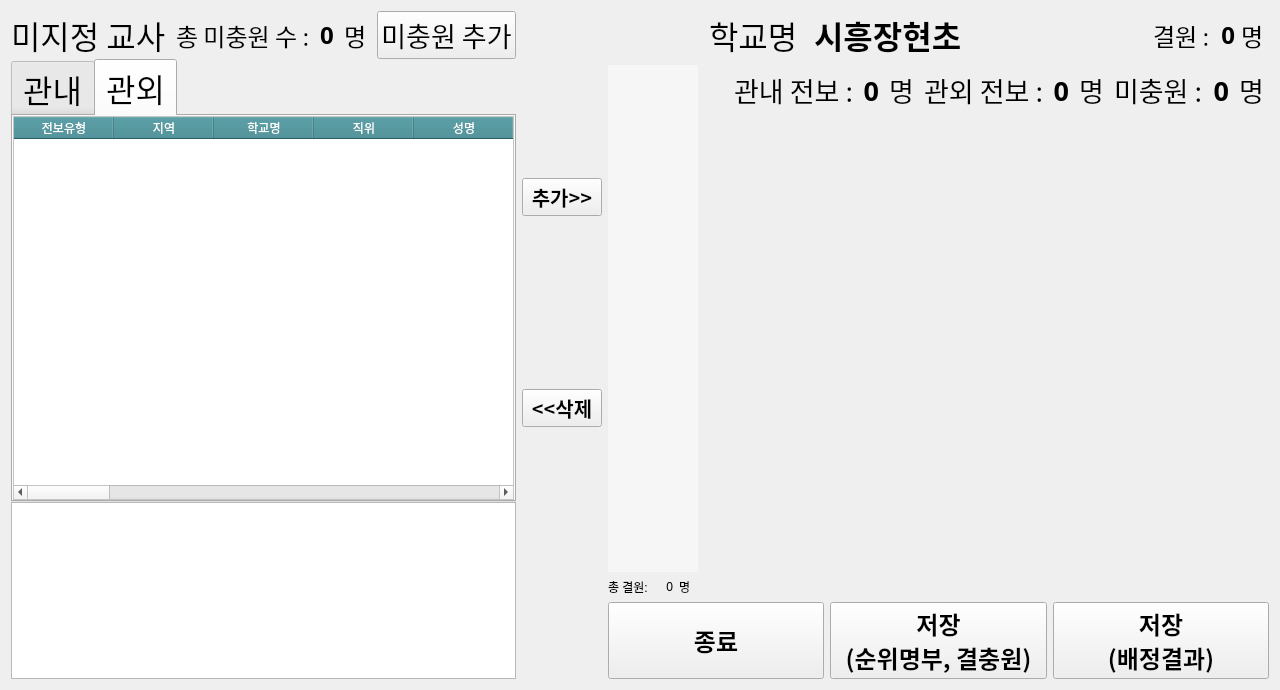
<?xml version="1.0" encoding="UTF-8"?>
<ui version="4.0">
 <class>WorkingField</class>
 <widget class="QWidget" name="WorkingField">
  <property name="geometry">
   <rect>
    <x>0</x>
    <y>0</y>
    <width>1280</width>
    <height>690</height>
   </rect>
  </property>
  <property name="mouseTracking">
   <bool>true</bool>
  </property>
  <property name="focusPolicy">
   <enum>Qt::NoFocus</enum>
  </property>
  <property name="windowTitle">
   <string>배치</string>
  </property>
  <layout class="QGridLayout" name="gridLayout" rowstretch="0,0,0,0" columnstretch="2,0,1,3,0">
   <item row="0" column="0" rowspan="4">
    <layout class="QVBoxLayout" name="verticalLayout_3">
     <property name="spacing">
      <number>0</number>
     </property>
     <item>
      <layout class="QHBoxLayout" name="horizontalLayout_7">
       <property name="spacing">
        <number>10</number>
       </property>
       <property name="topMargin">
        <number>0</number>
       </property>
       <item>
        <widget class="QLabel" name="label">
         <property name="sizePolicy">
          <sizepolicy hsizetype="Expanding" vsizetype="Preferred">
           <horstretch>0</horstretch>
           <verstretch>0</verstretch>
          </sizepolicy>
         </property>
         <property name="font">
          <font>
           <family>맑은 고딕</family>
           <pointsize>24</pointsize>
          </font>
         </property>
         <property name="text">
          <string>미지정 교사</string>
         </property>
        </widget>
       </item>
       <item>
        <widget class="QLabel" name="label_15">
         <property name="font">
          <font>
           <family>맑은 고딕</family>
           <pointsize>18</pointsize>
          </font>
         </property>
         <property name="text">
          <string>총 미충원 수 :</string>
         </property>
        </widget>
       </item>
       <item>
        <widget class="QLabel" name="label_total_term">
         <property name="font">
          <font>
           <family>맑은 고딕</family>
           <pointsize>18</pointsize>
           <weight>75</weight>
           <bold>true</bold>
          </font>
         </property>
         <property name="text">
          <string>0</string>
         </property>
        </widget>
       </item>
       <item>
        <widget class="QLabel" name="label_10">
         <property name="font">
          <font>
           <family>맑은 고딕</family>
           <pointsize>18</pointsize>
          </font>
         </property>
         <property name="text">
          <string>명</string>
         </property>
        </widget>
       </item>
       <item>
        <widget class="QPushButton" name="btn_add_term">
         <property name="font">
          <font>
           <family>맑은 고딕</family>
           <pointsize>20</pointsize>
           <weight>50</weight>
           <bold>false</bold>
          </font>
         </property>
         <property name="text">
          <string>미충원 추가</string>
         </property>
        </widget>
       </item>
      </layout>
     </item>
     <item>
      <layout class="QVBoxLayout" name="verticalLayout_4" stretch="5,2">
       <property name="spacing">
        <number>0</number>
       </property>
       <item>
        <widget class="QTabWidget" name="unspecified_tabWidget">
         <property name="font">
          <font>
           <family>맑은 고딕</family>
           <pointsize>24</pointsize>
          </font>
         </property>
         <property name="styleSheet">
          <string notr="true"/>
         </property>
         <property name="currentIndex">
          <number>1</number>
         </property>
         <widget class="QWidget" name="tab">
          <attribute name="title">
           <string>관내</string>
          </attribute>
          <layout class="QHBoxLayout" name="horizontalLayout_5">
           <property name="spacing">
            <number>0</number>
           </property>
           <property name="leftMargin">
            <number>0</number>
           </property>
           <property name="topMargin">
            <number>0</number>
           </property>
           <property name="rightMargin">
            <number>0</number>
           </property>
           <property name="bottomMargin">
            <number>0</number>
           </property>
           <item>
            <widget class="InternalTable" name="tableWidget_internal">
             <property name="focusPolicy">
              <enum>Qt::StrongFocus</enum>
             </property>
             <property name="autoFillBackground">
              <bool>true</bool>
             </property>
             <property name="styleSheet">
              <string notr="true">QHeaderView::section{
	background-color	: rgb(106, 154, 62);
	color: white;
}

QTableWidget{
	background:rgb(255, 255, 255);
	alternate-background-color:rgb(224, 238, 210);
	selection-background-color:transparent;
	show-decoration-selected:10;
}

QTableWidget::item:selected {
	background-color: rgb(37, 114, 71);
	color: white;
}</string>
             </property>
             <property name="sizeAdjustPolicy">
              <enum>QAbstractScrollArea::AdjustToContentsOnFirstShow</enum>
             </property>
             <property name="editTriggers">
              <set>QAbstractItemView::NoEditTriggers</set>
             </property>
             <property name="dragDropOverwriteMode">
              <bool>false</bool>
             </property>
             <property name="alternatingRowColors">
              <bool>true</bool>
             </property>
             <property name="selectionMode">
              <enum>QAbstractItemView::SingleSelection</enum>
             </property>
             <property name="selectionBehavior">
              <enum>QAbstractItemView::SelectRows</enum>
             </property>
             <property name="textElideMode">
              <enum>Qt::ElideMiddle</enum>
             </property>
             <property name="gridStyle">
              <enum>Qt::DashLine</enum>
             </property>
             <property name="sortingEnabled">
              <bool>true</bool>
             </property>
             <property name="wordWrap">
              <bool>true</bool>
             </property>
             <property name="cornerButtonEnabled">
              <bool>false</bool>
             </property>
             <property name="rowCount">
              <number>4</number>
             </property>
             <property name="columnCount">
              <number>11</number>
             </property>
             <attribute name="horizontalHeaderCascadingSectionResizes">
              <bool>true</bool>
             </attribute>
             <attribute name="horizontalHeaderHighlightSections">
              <bool>false</bool>
             </attribute>
             <attribute name="horizontalHeaderShowSortIndicator" stdset="0">
              <bool>true</bool>
             </attribute>
             <attribute name="horizontalHeaderStretchLastSection">
              <bool>false</bool>
             </attribute>
             <attribute name="verticalHeaderHighlightSections">
              <bool>false</bool>
             </attribute>
             <row/>
             <row/>
             <row/>
             <row/>
             <column>
              <property name="text">
               <string>전보유형</string>
              </property>
             </column>
             <column>
              <property name="text">
               <string>소속</string>
              </property>
             </column>
             <column>
              <property name="text">
               <string>성명</string>
              </property>
             </column>
             <column>
              <property name="text">
               <string>성별</string>
              </property>
             </column>
             <column>
              <property name="text">
               <string>급지</string>
              </property>
             </column>
             <column>
              <property name="text">
               <string>전보년수</string>
              </property>
             </column>
             <column>
              <property name="text">
               <string>전보점수</string>
              </property>
             </column>
             <column>
              <property name="text">
               <string>1지망</string>
              </property>
             </column>
             <column>
              <property name="text">
               <string>2지망</string>
              </property>
             </column>
             <column>
              <property name="text">
               <string>3지망</string>
              </property>
             </column>
             <column>
              <property name="text">
               <string>비고</string>
              </property>
             </column>
            </widget>
           </item>
          </layout>
         </widget>
         <widget class="QWidget" name="tab_2">
          <attribute name="title">
           <string>관외</string>
          </attribute>
          <layout class="QHBoxLayout" name="horizontalLayout_4">
           <property name="leftMargin">
            <number>0</number>
           </property>
           <property name="topMargin">
            <number>0</number>
           </property>
           <property name="rightMargin">
            <number>0</number>
           </property>
           <property name="bottomMargin">
            <number>0</number>
           </property>
           <item>
            <widget class="ExternalTable" name="tableWidget_external">
             <property name="styleSheet">
              <string notr="true">QHeaderView::section{
	background-color	: rgb(57, 135, 144);
	color: white;
}

QTableWidget{
	background:rgb(255, 255, 255);
	alternate-background-color:rgb(209, 235, 238);
	selection-background-color:transparent;
	show-decoration-selected:10;
}

QTableWidget::item:selected {
	background-color: rgb(99, 186, 194);
	color: white;
}</string>
             </property>
             <property name="sizeAdjustPolicy">
              <enum>QAbstractScrollArea::AdjustToContentsOnFirstShow</enum>
             </property>
             <property name="editTriggers">
              <set>QAbstractItemView::NoEditTriggers</set>
             </property>
             <property name="alternatingRowColors">
              <bool>true</bool>
             </property>
             <property name="selectionMode">
              <enum>QAbstractItemView::SingleSelection</enum>
             </property>
             <property name="selectionBehavior">
              <enum>QAbstractItemView::SelectRows</enum>
             </property>
             <property name="gridStyle">
              <enum>Qt::DashLine</enum>
             </property>
             <property name="sortingEnabled">
              <bool>true</bool>
             </property>
             <attribute name="horizontalHeaderCascadingSectionResizes">
              <bool>true</bool>
             </attribute>
             <attribute name="horizontalHeaderHighlightSections">
              <bool>false</bool>
             </attribute>
             <attribute name="verticalHeaderHighlightSections">
              <bool>false</bool>
             </attribute>
             <column>
              <property name="text">
               <string>전보유형</string>
              </property>
             </column>
             <column>
              <property name="text">
               <string>지역</string>
              </property>
             </column>
             <column>
              <property name="text">
               <string>학교명</string>
              </property>
             </column>
             <column>
              <property name="text">
               <string>직위</string>
              </property>
             </column>
             <column>
              <property name="text">
               <string>성명</string>
              </property>
             </column>
             <column>
              <property name="text">
               <string>생년월일</string>
              </property>
             </column>
             <column>
              <property name="text">
               <string>성별</string>
              </property>
             </column>
             <column>
              <property name="text">
               <string>교육총경력</string>
              </property>
             </column>
             <column>
              <property name="text">
               <string>심화전공</string>
              </property>
             </column>
             <column>
              <property name="text">
               <string>1희망지구</string>
              </property>
             </column>
             <column>
              <property name="text">
               <string>2희망지구</string>
              </property>
             </column>
             <column>
              <property name="text">
               <string>3희망지구</string>
              </property>
             </column>
             <column>
              <property name="text">
               <string>휴직종류</string>
              </property>
             </column>
             <column>
              <property name="text">
               <string>휴직시작일</string>
              </property>
             </column>
             <column>
              <property name="text">
               <string>휴직종료일</string>
              </property>
             </column>
             <column>
              <property name="text">
               <string>친인척학교명</string>
              </property>
             </column>
             <column>
              <property name="text">
               <string>관계</string>
              </property>
             </column>
             <column>
              <property name="text">
               <string>성명</string>
              </property>
             </column>
             <column>
              <property name="text">
               <string>주소</string>
              </property>
             </column>
             <column>
              <property name="text">
               <string>휴대폰</string>
              </property>
             </column>
             <column>
              <property name="text">
               <string>이메일</string>
              </property>
             </column>
             <column>
              <property name="text">
               <string>교통수단</string>
              </property>
             </column>
             <column>
              <property name="text">
               <string>비고</string>
              </property>
             </column>
            </widget>
           </item>
          </layout>
         </widget>
        </widget>
       </item>
       <item>
        <widget class="QTextEdit" name="teacherInfoEdit">
         <property name="font">
          <font>
           <pointsize>16</pointsize>
          </font>
         </property>
         <property name="readOnly">
          <bool>true</bool>
         </property>
        </widget>
       </item>
      </layout>
     </item>
    </layout>
   </item>
   <item row="0" column="1" rowspan="3">
    <layout class="QVBoxLayout" name="verticalLayout_2" stretch="0,0">
     <item>
      <widget class="QPushButton" name="btn_add">
       <property name="sizePolicy">
        <sizepolicy hsizetype="Minimum" vsizetype="Fixed">
         <horstretch>0</horstretch>
         <verstretch>0</verstretch>
        </sizepolicy>
       </property>
       <property name="font">
        <font>
         <family>맑은 고딕</family>
         <pointsize>15</pointsize>
         <weight>75</weight>
         <bold>true</bold>
        </font>
       </property>
       <property name="autoFillBackground">
        <bool>false</bool>
       </property>
       <property name="text">
        <string>추가&gt;&gt;</string>
       </property>
       <property name="default">
        <bool>false</bool>
       </property>
       <property name="flat">
        <bool>false</bool>
       </property>
      </widget>
     </item>
     <item>
      <widget class="QPushButton" name="btn_del">
       <property name="sizePolicy">
        <sizepolicy hsizetype="Minimum" vsizetype="Fixed">
         <horstretch>0</horstretch>
         <verstretch>0</verstretch>
        </sizepolicy>
       </property>
       <property name="font">
        <font>
         <family>맑은 고딕</family>
         <pointsize>15</pointsize>
         <weight>75</weight>
         <bold>true</bold>
        </font>
       </property>
       <property name="text">
        <string>&lt;&lt;삭제</string>
       </property>
      </widget>
     </item>
    </layout>
   </item>
   <item row="0" column="3" colspan="2">
    <layout class="QHBoxLayout" name="horizontalLayout_2" stretch="0,3,0,0,0">
     <property name="leftMargin">
      <number>5</number>
     </property>
     <property name="rightMargin">
      <number>5</number>
     </property>
     <item>
      <widget class="QLabel" name="label_8">
       <property name="sizePolicy">
        <sizepolicy hsizetype="Fixed" vsizetype="Preferred">
         <horstretch>0</horstretch>
         <verstretch>0</verstretch>
        </sizepolicy>
       </property>
       <property name="font">
        <font>
         <family>맑은 고딕</family>
         <pointsize>24</pointsize>
         <weight>50</weight>
         <bold>false</bold>
        </font>
       </property>
       <property name="text">
        <string>학교명</string>
       </property>
      </widget>
     </item>
     <item>
      <widget class="QLabel" name="label_school_name">
       <property name="font">
        <font>
         <family>맑은 고딕</family>
         <pointsize>24</pointsize>
         <weight>75</weight>
         <bold>true</bold>
        </font>
       </property>
       <property name="layoutDirection">
        <enum>Qt::RightToLeft</enum>
       </property>
       <property name="text">
        <string>시흥장현초</string>
       </property>
       <property name="alignment">
        <set>Qt::AlignLeading|Qt::AlignLeft|Qt::AlignVCenter</set>
       </property>
       <property name="indent">
        <number>10</number>
       </property>
      </widget>
     </item>
     <item>
      <widget class="QLabel" name="label_12">
       <property name="font">
        <font>
         <family>맑은 고딕</family>
         <pointsize>18</pointsize>
         <weight>50</weight>
         <bold>false</bold>
        </font>
       </property>
       <property name="text">
        <string>결원 : </string>
       </property>
      </widget>
     </item>
     <item>
      <widget class="QLabel" name="label_state">
       <property name="font">
        <font>
         <family>맑은 고딕</family>
         <pointsize>18</pointsize>
         <weight>75</weight>
         <bold>true</bold>
        </font>
       </property>
       <property name="text">
        <string>0</string>
       </property>
       <property name="alignment">
        <set>Qt::AlignRight|Qt::AlignTrailing|Qt::AlignVCenter</set>
       </property>
      </widget>
     </item>
     <item>
      <widget class="QLabel" name="label_13">
       <property name="font">
        <font>
         <family>맑은 고딕</family>
         <pointsize>18</pointsize>
         <weight>50</weight>
         <bold>false</bold>
        </font>
       </property>
       <property name="text">
        <string>명</string>
       </property>
      </widget>
     </item>
    </layout>
   </item>
   <item row="1" column="2" rowspan="2">
    <layout class="QVBoxLayout" name="verticalLayout_5">
     <item>
      <widget class="QListWidget" name="schoolListWidget">
       <property name="font">
        <font>
         <family>Nanum Gothic</family>
         <pointsize>18</pointsize>
         <weight>50</weight>
         <italic>false</italic>
         <bold>false</bold>
        </font>
       </property>
       <property name="styleSheet">
        <string notr="true">QListWidget{
	border: 0px;
	background-color: rgb(246, 246, 246);
	selection-color: rgb(0, 0, 0);
     selection-background-color: rgb(220, 220, 220);
	font: 18pt &quot;Nanum Gothic&quot;;
}
QListWidget:item{
	font: 18pt &quot;맑은 고딕&quot;;
}</string>
       </property>
       <property name="sizeAdjustPolicy">
        <enum>QAbstractScrollArea::AdjustToContents</enum>
       </property>
       <property name="editTriggers">
        <set>QAbstractItemView::NoEditTriggers</set>
       </property>
       <property name="alternatingRowColors">
        <bool>true</bool>
       </property>
       <property name="selectionBehavior">
        <enum>QAbstractItemView::SelectItems</enum>
       </property>
       <property name="resizeMode">
        <enum>QListView::Adjust</enum>
       </property>
      </widget>
     </item>
     <item>
      <layout class="QHBoxLayout" name="horizontalLayout_3">
       <item>
        <widget class="QLabel" name="label_7">
         <property name="text">
          <string>총 결원:</string>
         </property>
        </widget>
       </item>
       <item>
        <widget class="QLabel" name="label_total_state">
         <property name="text">
          <string>0</string>
         </property>
         <property name="alignment">
          <set>Qt::AlignRight|Qt::AlignTrailing|Qt::AlignVCenter</set>
         </property>
        </widget>
       </item>
       <item>
        <widget class="QLabel" name="label_3">
         <property name="text">
          <string>명</string>
         </property>
        </widget>
       </item>
      </layout>
     </item>
    </layout>
   </item>
   <item row="1" column="3" colspan="2">
    <layout class="QHBoxLayout" name="horizontalLayout_9">
     <property name="spacing">
      <number>10</number>
     </property>
     <property name="leftMargin">
      <number>30</number>
     </property>
     <property name="topMargin">
      <number>5</number>
     </property>
     <property name="rightMargin">
      <number>5</number>
     </property>
     <property name="bottomMargin">
      <number>0</number>
     </property>
     <item>
      <widget class="QLabel" name="label_4">
       <property name="font">
        <font>
         <family>맑은 고딕</family>
         <pointsize>20</pointsize>
         <weight>50</weight>
         <bold>false</bold>
        </font>
       </property>
       <property name="text">
        <string>관내 전보 :</string>
       </property>
       <property name="alignment">
        <set>Qt::AlignRight|Qt::AlignTrailing|Qt::AlignVCenter</set>
       </property>
      </widget>
     </item>
     <item>
      <widget class="QLabel" name="label_inside">
       <property name="sizePolicy">
        <sizepolicy hsizetype="Preferred" vsizetype="Preferred">
         <horstretch>0</horstretch>
         <verstretch>0</verstretch>
        </sizepolicy>
       </property>
       <property name="font">
        <font>
         <family>맑은 고딕</family>
         <pointsize>20</pointsize>
         <weight>75</weight>
         <bold>true</bold>
        </font>
       </property>
       <property name="text">
        <string>0</string>
       </property>
       <property name="alignment">
        <set>Qt::AlignRight|Qt::AlignTrailing|Qt::AlignVCenter</set>
       </property>
       <property name="wordWrap">
        <bool>false</bool>
       </property>
      </widget>
     </item>
     <item>
      <widget class="QLabel" name="label_5">
       <property name="font">
        <font>
         <family>맑은 고딕</family>
         <pointsize>20</pointsize>
         <weight>50</weight>
         <bold>false</bold>
        </font>
       </property>
       <property name="text">
        <string>명</string>
       </property>
      </widget>
     </item>
     <item>
      <widget class="QLabel" name="label_2">
       <property name="font">
        <font>
         <family>맑은 고딕</family>
         <pointsize>20</pointsize>
         <weight>50</weight>
         <bold>false</bold>
        </font>
       </property>
       <property name="text">
        <string>관외 전보 :</string>
       </property>
       <property name="alignment">
        <set>Qt::AlignRight|Qt::AlignTrailing|Qt::AlignVCenter</set>
       </property>
      </widget>
     </item>
     <item>
      <widget class="QLabel" name="label_outside">
       <property name="sizePolicy">
        <sizepolicy hsizetype="Preferred" vsizetype="Preferred">
         <horstretch>0</horstretch>
         <verstretch>0</verstretch>
        </sizepolicy>
       </property>
       <property name="font">
        <font>
         <family>맑은 고딕</family>
         <pointsize>20</pointsize>
         <weight>75</weight>
         <bold>true</bold>
        </font>
       </property>
       <property name="text">
        <string>0</string>
       </property>
       <property name="alignment">
        <set>Qt::AlignRight|Qt::AlignTrailing|Qt::AlignVCenter</set>
       </property>
      </widget>
     </item>
     <item>
      <widget class="QLabel" name="label_6">
       <property name="font">
        <font>
         <family>맑은 고딕</family>
         <pointsize>20</pointsize>
         <weight>50</weight>
         <bold>false</bold>
        </font>
       </property>
       <property name="text">
        <string>명</string>
       </property>
      </widget>
     </item>
     <item>
      <widget class="QLabel" name="label_9">
       <property name="font">
        <font>
         <family>맑은 고딕</family>
         <pointsize>20</pointsize>
         <weight>50</weight>
         <bold>false</bold>
        </font>
       </property>
       <property name="text">
        <string>미충원 :</string>
       </property>
      </widget>
     </item>
     <item>
      <widget class="QLabel" name="label_term">
       <property name="sizePolicy">
        <sizepolicy hsizetype="Preferred" vsizetype="Preferred">
         <horstretch>0</horstretch>
         <verstretch>0</verstretch>
        </sizepolicy>
       </property>
       <property name="font">
        <font>
         <family>맑은 고딕</family>
         <pointsize>20</pointsize>
         <weight>75</weight>
         <bold>true</bold>
        </font>
       </property>
       <property name="text">
        <string>0</string>
       </property>
       <property name="alignment">
        <set>Qt::AlignRight|Qt::AlignTrailing|Qt::AlignVCenter</set>
       </property>
      </widget>
     </item>
     <item>
      <widget class="QLabel" name="label_11">
       <property name="font">
        <font>
         <family>맑은 고딕</family>
         <pointsize>20</pointsize>
         <weight>50</weight>
         <bold>false</bold>
        </font>
       </property>
       <property name="text">
        <string>명</string>
       </property>
      </widget>
     </item>
    </layout>
   </item>
   <item row="3" column="2" colspan="3">
    <layout class="QHBoxLayout" name="horizontalLayout_6">
     <property name="topMargin">
      <number>0</number>
     </property>
     <item>
      <widget class="QPushButton" name="button_exit">
       <property name="sizePolicy">
        <sizepolicy hsizetype="Minimum" vsizetype="Preferred">
         <horstretch>0</horstretch>
         <verstretch>0</verstretch>
        </sizepolicy>
       </property>
       <property name="font">
        <font>
         <family>맑은 고딕</family>
         <pointsize>18</pointsize>
         <weight>75</weight>
         <bold>true</bold>
        </font>
       </property>
       <property name="cursor">
        <cursorShape>PointingHandCursor</cursorShape>
       </property>
       <property name="text">
        <string>종료</string>
       </property>
      </widget>
     </item>
     <item>
      <widget class="QPushButton" name="button_update">
       <property name="sizePolicy">
        <sizepolicy hsizetype="Minimum" vsizetype="Preferred">
         <horstretch>0</horstretch>
         <verstretch>0</verstretch>
        </sizepolicy>
       </property>
       <property name="font">
        <font>
         <family>맑은 고딕</family>
         <pointsize>18</pointsize>
         <weight>75</weight>
         <bold>true</bold>
        </font>
       </property>
       <property name="cursor">
        <cursorShape>PointingHandCursor</cursorShape>
       </property>
       <property name="text">
        <string>저장
(순위명부, 결충원)</string>
       </property>
      </widget>
     </item>
     <item>
      <widget class="QPushButton" name="button_save_result">
       <property name="sizePolicy">
        <sizepolicy hsizetype="Minimum" vsizetype="Preferred">
         <horstretch>0</horstretch>
         <verstretch>0</verstretch>
        </sizepolicy>
       </property>
       <property name="font">
        <font>
         <family>맑은 고딕</family>
         <pointsize>18</pointsize>
         <weight>75</weight>
         <bold>true</bold>
        </font>
       </property>
       <property name="cursor">
        <cursorShape>PointingHandCursor</cursorShape>
       </property>
       <property name="text">
        <string>저장
(배정결과)</string>
       </property>
      </widget>
     </item>
    </layout>
   </item>
   <item row="2" column="3" colspan="2">
    <layout class="QVBoxLayout" name="verticalLayout" stretch="0">
     <property name="sizeConstraint">
      <enum>QLayout::SetMinAndMaxSize</enum>
     </property>
     <property name="leftMargin">
      <number>10</number>
     </property>
     <property name="rightMargin">
      <number>10</number>
     </property>
     <item>
      <widget class="QStackedWidget" name="stackedWidget">
       <property name="sizePolicy">
        <sizepolicy hsizetype="Preferred" vsizetype="Expanding">
         <horstretch>0</horstretch>
         <verstretch>0</verstretch>
        </sizepolicy>
       </property>
      </widget>
     </item>
    </layout>
   </item>
  </layout>
 </widget>
 <customwidgets>
  <customwidget>
   <class>InternalTable</class>
   <extends>QTableWidget</extends>
   <header>table_internal.h</header>
  </customwidget>
  <customwidget>
   <class>ExternalTable</class>
   <extends>QTableWidget</extends>
   <header>table_external.h</header>
  </customwidget>
 </customwidgets>
 <resources/>
 <connections>
  <connection>
   <sender>btn_add</sender>
   <signal>clicked()</signal>
   <receiver>WorkingField</receiver>
   <slot>add()</slot>
   <hints>
    <hint type="sourcelabel">
     <x>718</x>
     <y>221</y>
    </hint>
    <hint type="destinationlabel">
     <x>423</x>
     <y>573</y>
    </hint>
   </hints>
  </connection>
  <connection>
   <sender>btn_del</sender>
   <signal>clicked()</signal>
   <receiver>WorkingField</receiver>
   <slot>delete()</slot>
   <hints>
    <hint type="sourcelabel">
     <x>718</x>
     <y>429</y>
    </hint>
    <hint type="destinationlabel">
     <x>445</x>
     <y>572</y>
    </hint>
   </hints>
  </connection>
  <connection>
   <sender>button_update</sender>
   <signal>clicked()</signal>
   <receiver>WorkingField</receiver>
   <slot>update_file()</slot>
   <hints>
    <hint type="sourcelabel">
     <x>970</x>
     <y>671</y>
    </hint>
    <hint type="destinationlabel">
     <x>964</x>
     <y>689</y>
    </hint>
   </hints>
  </connection>
  <connection>
   <sender>button_save_result</sender>
   <signal>clicked()</signal>
   <receiver>WorkingField</receiver>
   <slot>save()</slot>
   <hints>
    <hint type="sourcelabel">
     <x>1140</x>
     <y>652</y>
    </hint>
    <hint type="destinationlabel">
     <x>1130</x>
     <y>689</y>
    </hint>
   </hints>
  </connection>
  <connection>
   <sender>button_exit</sender>
   <signal>clicked()</signal>
   <receiver>WorkingField</receiver>
   <slot>show_dialog_exit()</slot>
   <hints>
    <hint type="sourcelabel">
     <x>909</x>
     <y>677</y>
    </hint>
    <hint type="destinationlabel">
     <x>701</x>
     <y>652</y>
    </hint>
   </hints>
  </connection>
  <connection>
   <sender>unspecified_tabWidget</sender>
   <signal>currentChanged(int)</signal>
   <receiver>tableWidget_internal</receiver>
   <slot>clearSelection()</slot>
   <hints>
    <hint type="sourcelabel">
     <x>382</x>
     <y>164</y>
    </hint>
    <hint type="destinationlabel">
     <x>414</x>
     <y>276</y>
    </hint>
   </hints>
  </connection>
  <connection>
   <sender>unspecified_tabWidget</sender>
   <signal>currentChanged(int)</signal>
   <receiver>tableWidget_external</receiver>
   <slot>clearSelection()</slot>
   <hints>
    <hint type="sourcelabel">
     <x>391</x>
     <y>163</y>
    </hint>
    <hint type="destinationlabel">
     <x>116</x>
     <y>129</y>
    </hint>
   </hints>
  </connection>
  <connection>
   <sender>unspecified_tabWidget</sender>
   <signal>currentChanged(int)</signal>
   <receiver>teacherInfoEdit</receiver>
   <slot>clear()</slot>
   <hints>
    <hint type="sourcelabel">
     <x>417</x>
     <y>217</y>
    </hint>
    <hint type="destinationlabel">
     <x>348</x>
     <y>535</y>
    </hint>
   </hints>
  </connection>
  <connection>
   <sender>tableWidget_external</sender>
   <signal>currentCellChanged(int,int,int,int)</signal>
   <receiver>WorkingField</receiver>
   <slot>teacherInfoChanged(int)</slot>
   <hints>
    <hint type="sourcelabel">
     <x>116</x>
     <y>129</y>
    </hint>
    <hint type="destinationlabel">
     <x>233</x>
     <y>680</y>
    </hint>
   </hints>
  </connection>
  <connection>
   <sender>tableWidget_internal</sender>
   <signal>currentCellChanged(int,int,int,int)</signal>
   <receiver>WorkingField</receiver>
   <slot>teacherInfoChanged(int)</slot>
   <hints>
    <hint type="sourcelabel">
     <x>304</x>
     <y>263</y>
    </hint>
    <hint type="destinationlabel">
     <x>639</x>
     <y>350</y>
    </hint>
   </hints>
  </connection>
  <connection>
   <sender>btn_add_term</sender>
   <signal>clicked()</signal>
   <receiver>WorkingField</receiver>
   <slot>add_temp()</slot>
   <hints>
    <hint type="sourcelabel">
     <x>624</x>
     <y>52</y>
    </hint>
    <hint type="destinationlabel">
     <x>486</x>
     <y>6</y>
    </hint>
   </hints>
  </connection>
  <connection>
   <sender>schoolListWidget</sender>
   <signal>currentRowChanged(int)</signal>
   <receiver>WorkingField</receiver>
   <slot>tabChanged(int)</slot>
   <hints>
    <hint type="sourcelabel">
     <x>816</x>
     <y>576</y>
    </hint>
    <hint type="destinationlabel">
     <x>636</x>
     <y>569</y>
    </hint>
   </hints>
  </connection>
  <connection>
   <sender>schoolListWidget</sender>
   <signal>currentRowChanged(int)</signal>
   <receiver>stackedWidget</receiver>
   <slot>setCurrentIndex(int)</slot>
   <hints>
    <hint type="sourcelabel">
     <x>816</x>
     <y>443</y>
    </hint>
    <hint type="destinationlabel">
     <x>1255</x>
     <y>342</y>
    </hint>
   </hints>
  </connection>
 </connections>
 <slots>
  <slot>add()</slot>
  <slot>delete()</slot>
  <slot>tabChanged(int)</slot>
  <slot>save()</slot>
  <slot>teacherInfoChanged(int)</slot>
  <slot>update_file()</slot>
  <slot>show_dialog_exit()</slot>
  <slot>add_temp()</slot>
 </slots>
</ui>
